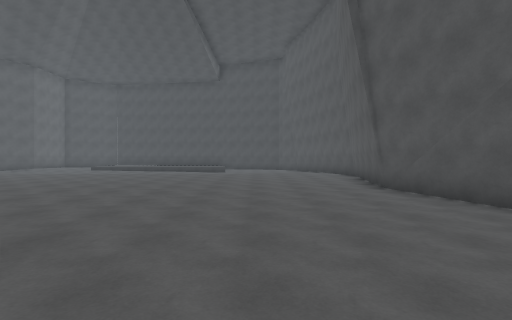
view 1 (above)

21 first-person views from a walk through a 3-D level made in the Unity game engine. The camera is 1.5 m above the floor, looks level and sees 85° across. The floor is counted in squares, 2 m on a side. Each view is taken from the middle of a square. On the plan, view 1 faces up. The plan holds only what a view shows up to about 10 squares ahead; the rest is blank. The player is left out.

view 2
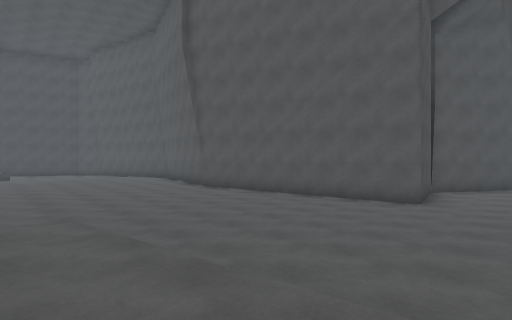

view 3
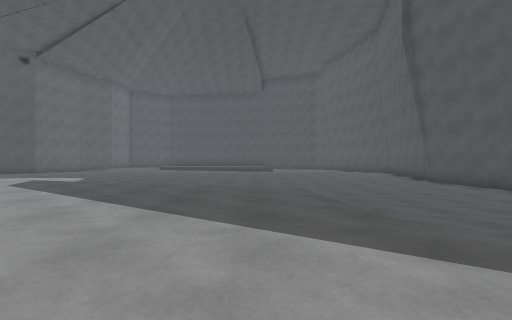

view 4
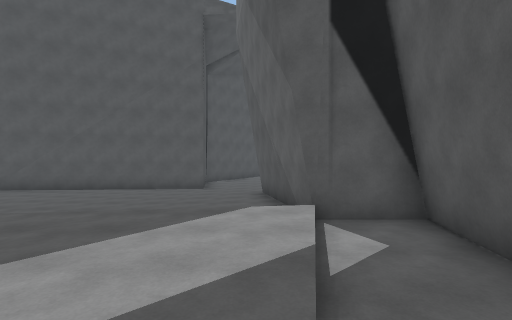

view 5
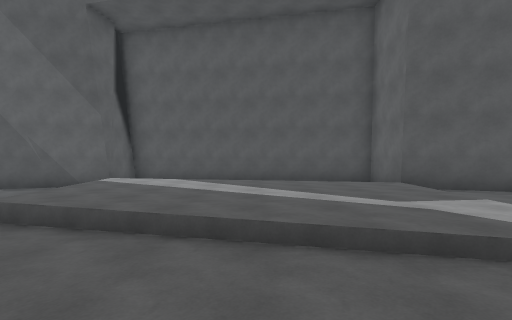

view 6
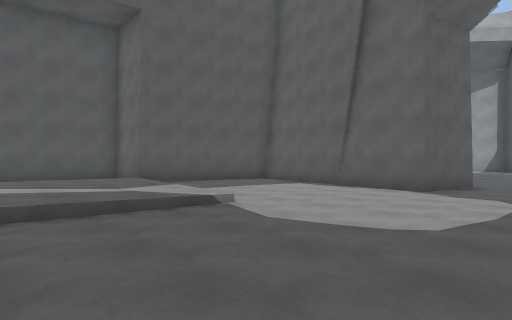

view 7
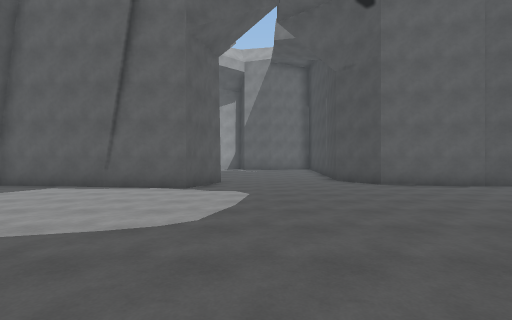

view 8
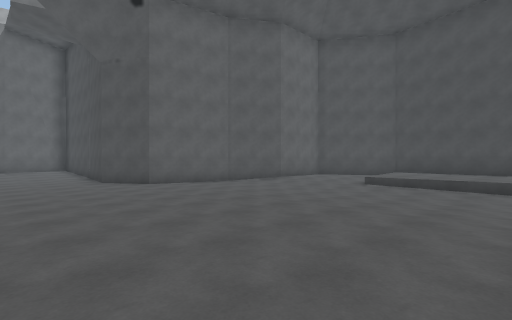

view 9
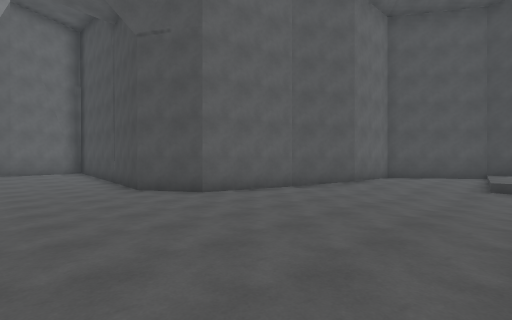

view 10
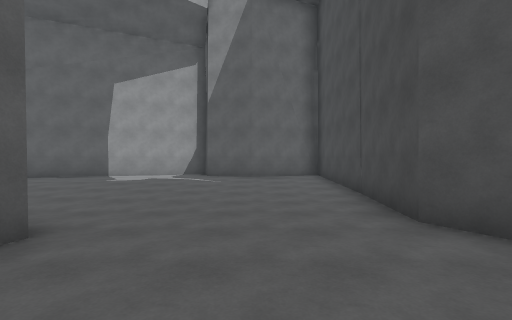

view 11
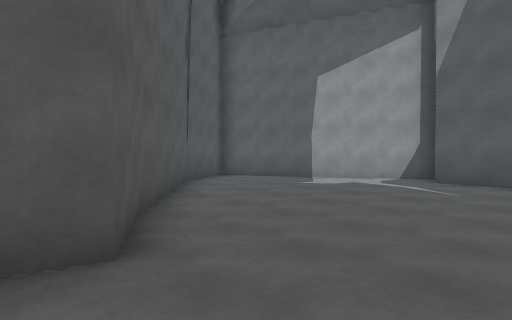

view 12
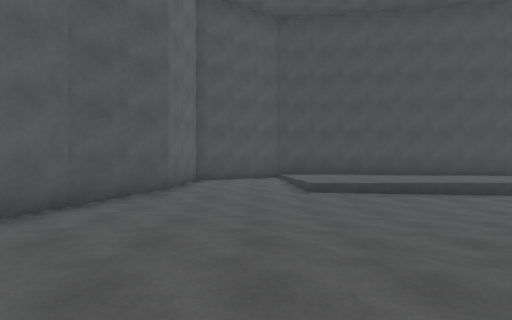

view 13
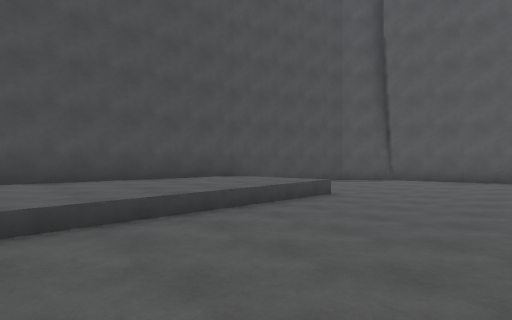

view 14
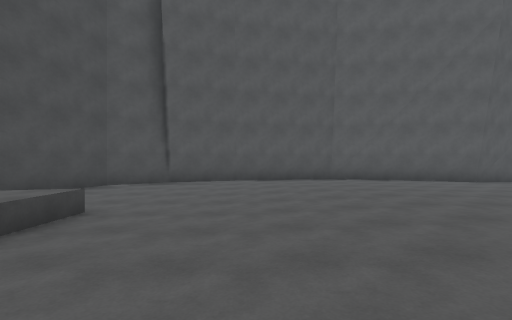

view 15
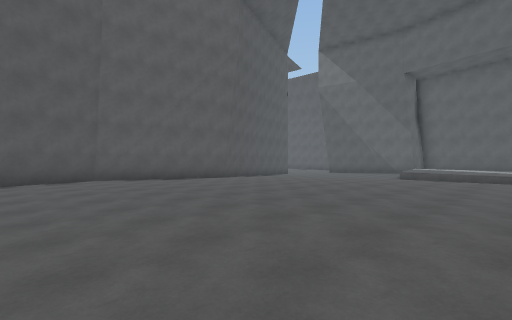

view 16
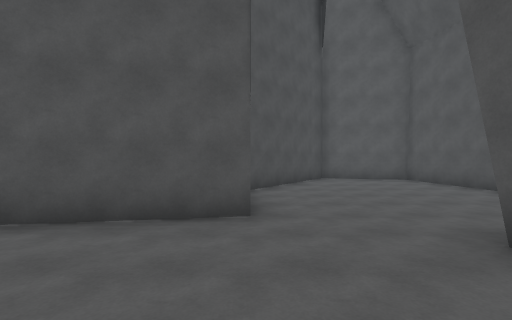

view 17
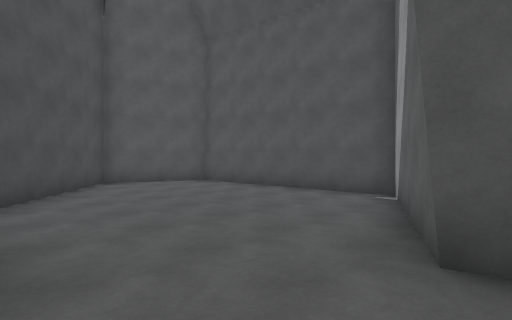

view 18
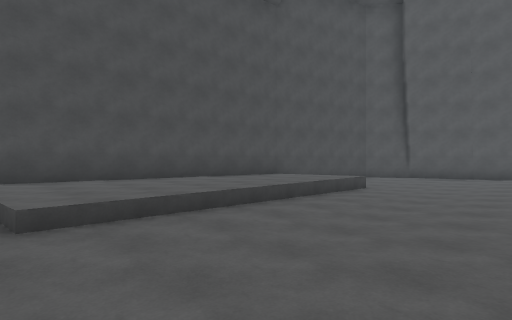

view 19
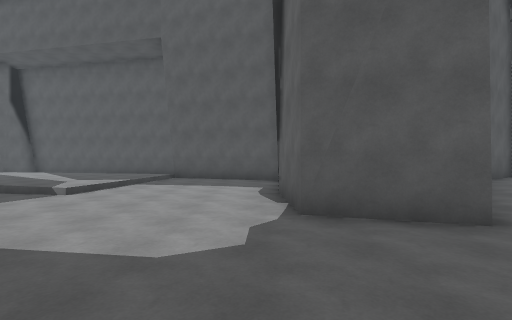

view 20
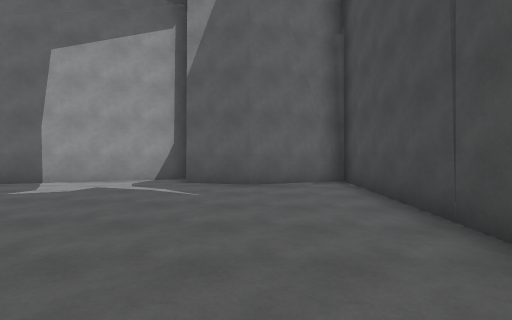

view 21
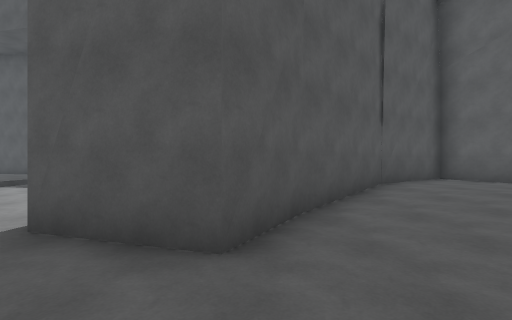

### Floor plan
Key: @ floor where view 1 was taken; # wall or solid block; . main floor; : floor 0.25 m higher than the main floor; - floor 0.25 m lower than the main floor; + floor 0.5 m higher than the main floor; _ floor 0.5 m lower than the main floor; / step, stairs or slope; = window, fence, low wall or low ledge.
Columns run from 24 left of view 1 to 12 right of it. Each row starts with its distance up from view 1.
 21              #####
 20            ###/++######
 19            #::/+++++++.####
 18            #::/+++++++/...##
 17           ##::/+++++++=--..#
 16           #:...///..-----..#
 15          ##...-----------..##
 14          #....----------....#
 13          #..................#
 12 ##########..................#
 11 #:::........................#
 10 ##::........................#
  9  #:::.......................#
  8 ##+::.......................#
  7 #++:::.....................##
  6 #+++::..###...............--#
  5 #+++:::.# #.............----#
  4 ##+++::## #....//.....------##
  3  #+++:##  #....::://---------#
  2  ##++##   #....:::::://------#
  1   ####    #....:::::::=------#####
  0           ##...:::::::/-@---___--##
 -1            ####::::::::------_----##
 -2               #..///:::------_-----##
 -3               ##    ../#####-_------#
 -4                 ####...#   ##------##
 -5                      ###    #------#
 -6                             ########

Positions as (right, up) in squares from view 1, and headings:
1: (0, 0), facing up
2: (-3, -2), facing up-right
3: (-3, -3), facing up
4: (-6, -2), facing right
5: (-6, 6), facing down
6: (-6, 8), facing down-left
7: (-6, 8), facing left
8: (-6, 8), facing up-left
9: (-9, 8), facing up-left
10: (-13, 9), facing left
11: (-15, 9), facing down-left
12: (-11, 10), facing up
13: (-8, 13), facing up-right
14: (-6, 14), facing right
15: (-6, 14), facing down-right
16: (1, 0), facing right
17: (3, 0), facing down-right
18: (-10, 13), facing up-right
19: (-13, 10), facing down
20: (-16, 9), facing left
21: (-16, 9), facing down
